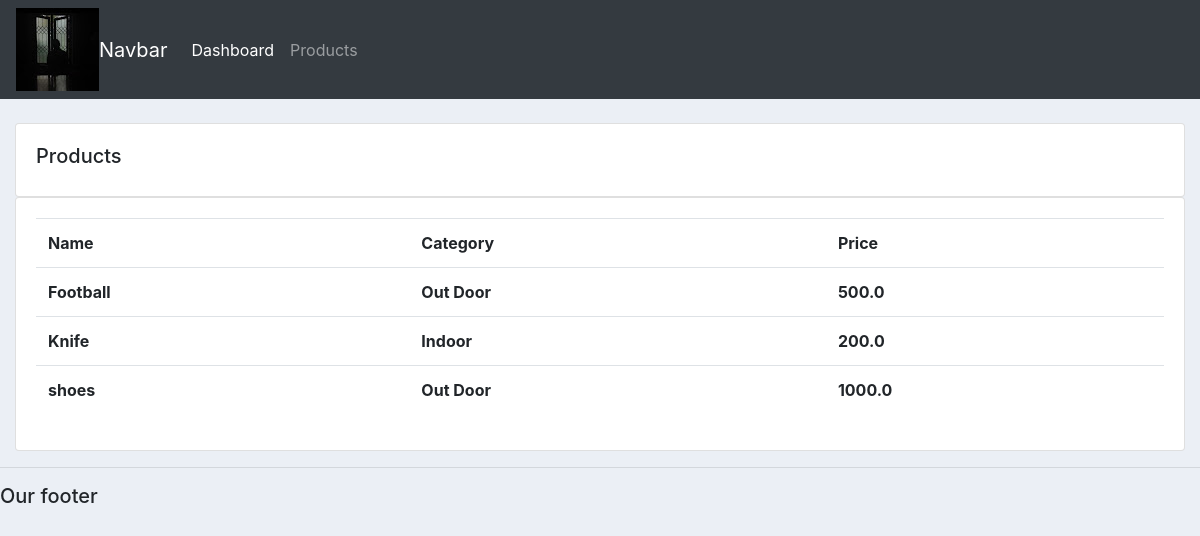
Page /products on the committed database.
### mainapp/models.py (models this page shows)
class Product(models.Model):
    CATEGORY=(
        ('Indoor', 'Indoor'),
        ('Out Door','Out door')
    )
    name = models.CharField(max_length=200,null=True)
    price = models.FloatField(null=True)
    category = models.CharField(max_length=200,null=True,choices=CATEGORY)
    description = models.CharField(max_length=200,null=True)
    data_created = models.DateTimeField(auto_now_add=True,null=True)
    tags = models.ManyToManyField(Tag)
    def __str__(self):
        return self.name

### mainapp/views.py (the view)
# urls.py: path('products', views.products, name='products'),
def products(request):
    products = Product.objects.all()
    context = {"product":products}
    print(products)
    return render(request,'mainapp/product.html',context)

### mainapp/templates/mainapp/product.html
{%  extends 'mainapp/main.html' %}
{% block content %}
		<br>
		<div class="row">
			<div class="col-md">
				<div class="card card-body">
					<h5>Products</h5>
				</div>
				<div class="card card-body">
					<table class="table">
						<tr>
							<th>Name</th>
							<th>Category</th>
							<th>Price</th>
						</tr>
						{% for prod in product %}
						<tr>
							<th>{{ prod.name }}</th>
							<th>{{ prod.category }}</th>
							<th>{{ prod.price }}</th>
						</tr>
						{% endfor %}
					</table>
				</div>
			</div>
		</div>
{% endblock content %}

### static/css/main.css (style rules this page uses)
body { background-color: #ebeff5; }

### rows in the picture
Product: name "Football", category "Out Door", price "500.0"
Product: name "Knife", category "Indoor", price "200.0"
Product: name "shoes", category "Out Door", price "1000.0"
